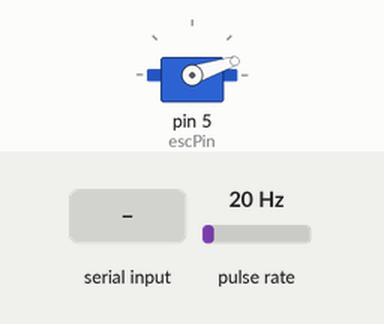
A sketch run on a simulated Arduino Uno, built with avr-gcc and run on an emulated ATmega328P. Shown: servo. Wiring (inferred from the names in the program): pulse sensor: data pin 2. The inputs (shaded band) are chosen by the test bench; at power-on: pulse rate 20 Hz. What the sketch prints to the serial monitor is not drawn.

Above: at 4.2 s.
4.3 s: "start\n" received over Serial
At 5.6 s:
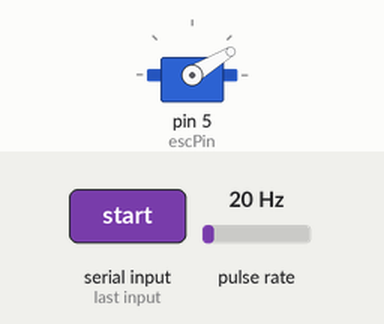
7.3 s: pulse rate (sensor on pin 2) set to 150 Hz
At 8.0 s:
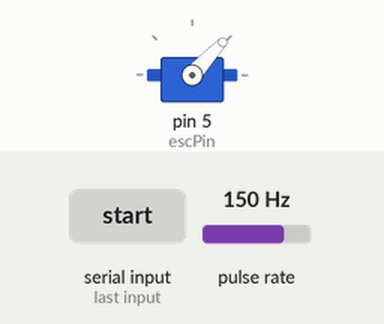
9.0 s: pulse rate (sensor on pin 2) set to 4 Hz
At 11.7 s:
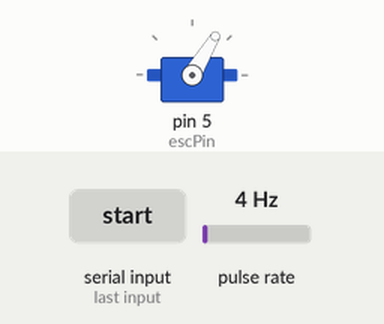
12.0 s: pulse rate (sensor on pin 2) set to 196 Hz
15.0 s: "reset\n" received over Serial
18.0 s: "stop\n" received over Serial
Timing chart, 0 to 20.5 s (numbered marks = the images above; inputs shaded):
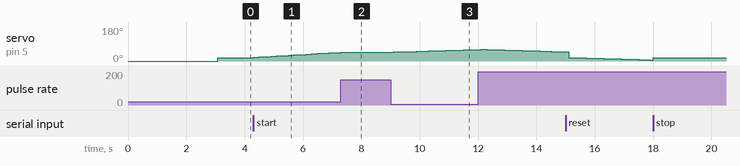

The sketch:

RPM_PWM_Control.ino
```cpp
#include <Servo.h>

Servo esc;

// ---- Set up ----
const int hallPin = 2;  //Pin to hallsensor
const int escPin = 5;   //Pin to ESC controller
volatile unsigned long pulseCount = 0;

unsigned long lastRPMTime = 0;
float measuredRPM = 0;

// ---- Calibrated motor values ----
int targetRPM = 100;    //initial target RPM
int escValue  = 1100;
int escValRe  = 1000;
int escValN   = 1100;   //motor in neutral

const int pulsesPerRevolution = 3;

// Status
bool motorStarted = false;
bool motorEnabled = false;
bool manualEscMode = false;

void hallISR() {
  pulseCount++;
}

// --------------------------------------------------------
//                SERIELLE COMMANDS
// --------------------------------------------------------
void handleSerialCommands() {
  if (!Serial.available()) return;

  String cmd = Serial.readStringUntil('\n');
  cmd.trim();


  // ---- Start ----
  if (cmd.equalsIgnoreCase("start")) {
    motorEnabled = true;
    motorStarted = false;
    escValue =  escValN;
    Serial.println("Motor wird gestartet…");
    return;
  }

  // ---- Stop ----
  if (cmd.equalsIgnoreCase("stop")) {
    motorEnabled = false;
    manualEscMode = false;
    escValue = escValN;
    esc.writeMicroseconds(1000);
    Serial.println("Motor gestoppt.");
    return;
  }

  // ---- Reset ----
  if (cmd.equalsIgnoreCase("reset")) {
    escValue = escValN;
    motorStarted = false;
    Serial.println("ESC & Werte wurden zurückgesetzt.");
    return;
  }

  // ---- Switch: ESC-direct control mode ----
  if (cmd.equalsIgnoreCase("mode esc")) {
    manualEscMode = true;
    Serial.println("Modus: Direkte ESC-Steuerung aktiviert.");
    return;
  }

  // ---- Switch: RPM-Regulation mode ----
  if (cmd.equalsIgnoreCase("mode rpm")) {
    manualEscMode = false;
    Serial.println("Modus: RPM-Regelung aktiviert.");
    return;
  }

  // ---- Set esc value ----
  if (cmd.startsWith("esc")) {
    int v = cmd.substring(3).toInt();
    if (v >= 1000 && v <= 2000) {
      escValue = v;
      manualEscMode = true;
      Serial.print("Direkter ESC-Wert gesetzt: ");
      Serial.println(escValue);
    } else {
      Serial.println("Fehler: ESC-Wert muss 1000–2000 sein.");
    }
    return;
  }

  // ---- Set final RPM ----
  if (cmd.startsWith("rpm")) {
    int newRPM = cmd.substring(3).toInt();
    if (newRPM > 0) {
      targetRPM = newRPM;
      Serial.print("Neue Ziel-RPM: ");
      Serial.println(targetRPM);
    } else {
      Serial.println("Ungültige RPM Eingabe.");
    }
    return;
  }
}


// --------------------------------------------------------
//                        SETUP
// --------------------------------------------------------
void setup() {
  Serial.begin(9600);

  esc.attach(escPin, 1000, 2000);
  esc.writeMicroseconds(1000);
  delay(3000);

  pinMode(hallPin, INPUT_PULLUP);
  attachInterrupt(digitalPinToInterrupt(hallPin), hallISR, RISING);

  Serial.println("System gestartet...");
  Serial.println("Befehle:");
  Serial.println(" start | stop | reset");
  Serial.println(" rpm XXXX  (Regelmodus)");
  Serial.println(" mode esc | mode rpm");
  Serial.println(" esc XXXX  (ESC-Direktsteuerung)");
}


// --------------------------------------------------------
//                         MAIN LOOP
// --------------------------------------------------------
void loop() {

  handleSerialCommands();

  unsigned long currentTime = millis();

  if (!motorEnabled) {
    escValue = escValN;
    esc.writeMicroseconds(escValue);

    if (currentTime - lastRPMTime >= 500) {
      Serial.print("Motor aus | ESC: ");
      Serial.println(escValue);
      lastRPMTime = currentTime;
    }
    return;
  }

  // ---- Direct ESC-mode ----
  if (manualEscMode) {
    esc.writeMicroseconds(escValue);

    if (currentTime - lastRPMTime >= 500) {
      Serial.print("MANUELL | ESC: ");
      Serial.println(escValue);
      lastRPMTime = currentTime;
    }
    return;
  }


  // ---- RPM-mode ----
  if (currentTime - lastRPMTime >= 200) {

    noInterrupts();
    unsigned long pulses = pulseCount;
    pulseCount = 0;
    interrupts();

    measuredRPM = (pulses)* 10/ pulsesPerRevolution;

    Serial.print("RPM: ");
    Serial.print(measuredRPM);
    Serial.print(" | ESC µs: ");
    Serial.println(escValue);

    // ---- Soft Start ----
    if (!motorStarted) {

      if (measuredRPM < 100 && escValue < 2000) {
        escValue += 10;
      } else if (measuredRPM >= 100) {
        motorStarted = true;
        Serial.println("Motor gestartet — Regelung aktiv.");
      }

      escValue = constrain(escValue, 1000, 2000);
      esc.writeMicroseconds(escValue);
      lastRPMTime = currentTime;
      return;
    }

    // ---- RPM-control ----
    int error = targetRPM - measuredRPM;

    if (error > 1) escValue += 5;
    else if (error < -1) escValue -= 5;

    escValue = constrain(escValue, 1000, 2000);
    esc.writeMicroseconds(escValue);

    lastRPMTime = currentTime;
  }
}
```

Measured:
- after the input at 4.3 s, servo on pin 5 (escPin): moves from 18° to 45° over 2.8 s, starting at once
- after the input at 7.3 s, servo on pin 5 (escPin): goes on until 7.3 s, then stays 47°
- after the input at 9.0 s, servo on pin 5 (escPin): moves from 47° to 60° over 2.8 s, starting after 0.11 s
